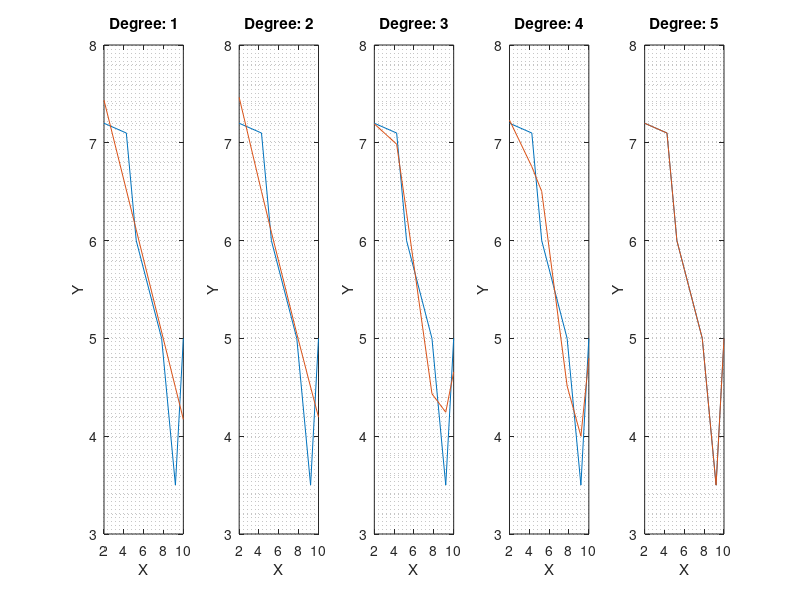

The MATLAB script that drew this image:
#clc 
#clear 

#D = load("EJ15Data.txt"); #change 'file.txt' to the name of your file 
#read values from the file as vectors 
#X = D(:,1); 
#Y = D(:,2);
X = [2 4.25 5.25 7.81 9.2 10];
Y = [7.2 7.1 6 5 3.5 5];


N = length(X); 
#convert arrays to cell arrays
XC = {}
XC = [XC,X];
YC = {}
YC = [YC,Y];
NC = {}
NC = [NC,N];
resul = {}
ECM = {}
varian = {} ###added

k = input("Number of degrees: "); 
for i=1:k
  coef = polyfit(X,Y,i);
  resul = [resul,polyval(coef,X)];
  res = cellfun(@minus,resul(i),YC,'un',0);
  res2 = cellfun(@(x) (x.^2),res,'un',0);
  ECMaux = cellfun(@sum,res2,'un',0);
  div = cellfun(@rdivide,ECMaux,NC,'un',0);
  root = cellfun(@sqrt,div,'un',0);
  ECM = [ECM,root];
  disp(ECM) 
end

figure(1)
graphs = {}
function graph = drawing(XC,YC,resul,i,k)
  subplot(1,k,i)
  dataplot = cellfun(@plot,XC,YC,'un',0);
  hold on
  draw = cellfun(@plot,XC,resul(i),'un',0);
  tilstr = strcat({'Degree: '},num2str(i));
  title(tilstr)
  grid minor
  xlabel('X')
  ylabel('Y')
  graph = getframe;
end

for j=1:k
  graphs = [graphs,drawing(XC,YC,resul,j,k)];
end